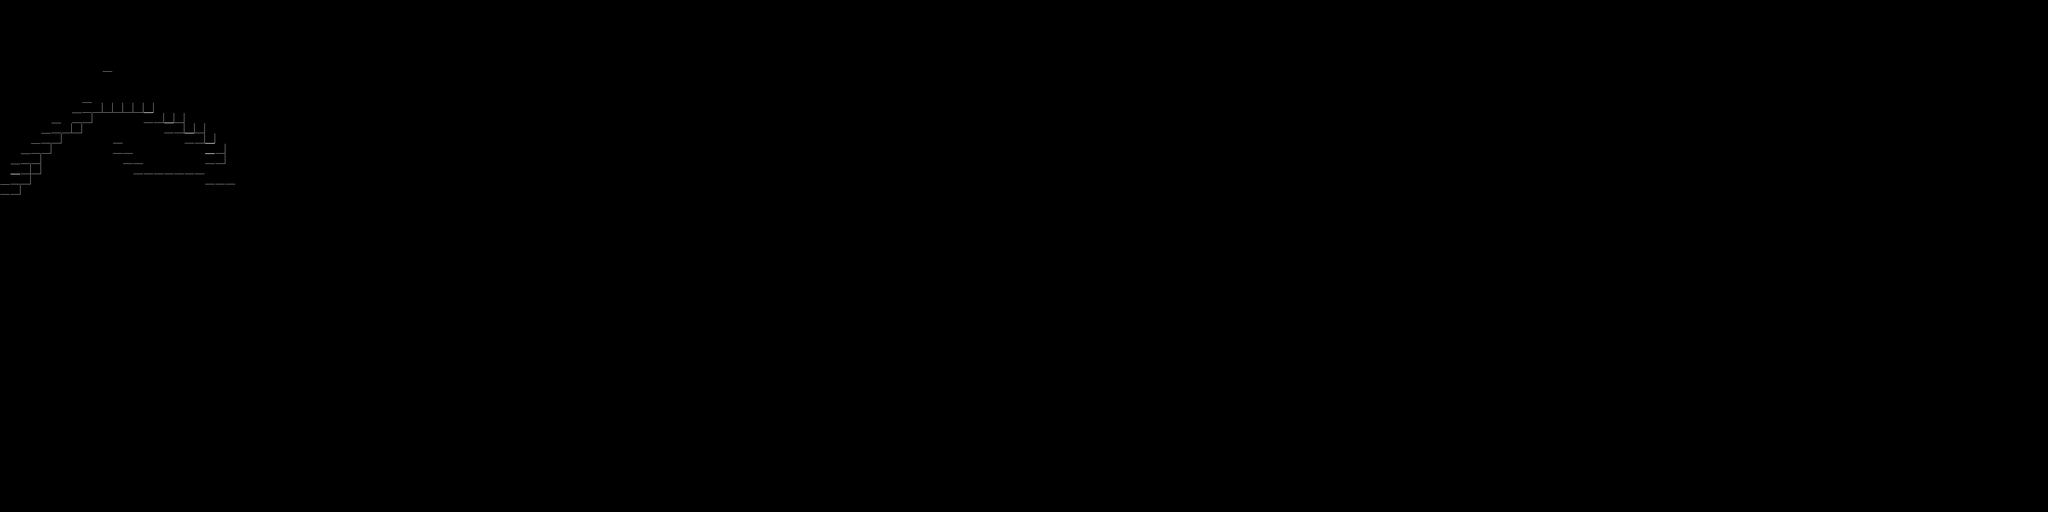

Rendered tile map (Tiled .tmx) drawn with the repository's tilesets; below, a short description and the map source with its tile grids summarised:
An orthogonal 200x50 tile map with 30x30 px tiles, 1 tile layer (Tile Layer 1).

<map version="1.0" orientation="orthogonal" width="200" height="50" tilewidth="30" tileheight="30">
 <tileset firstgid="1" name="tmp" tilewidth="30" tileheight="30">
  <image source="../../Tiles/Dev/Template30x30.png" width="480" height="30" />
 </tileset>
 <layer name="Tile Layer 1" width="200" height="50">
  <data>[10000 cells, 143 non-empty, 4 distinct tile ids]</data>
 </layer>
</map>
